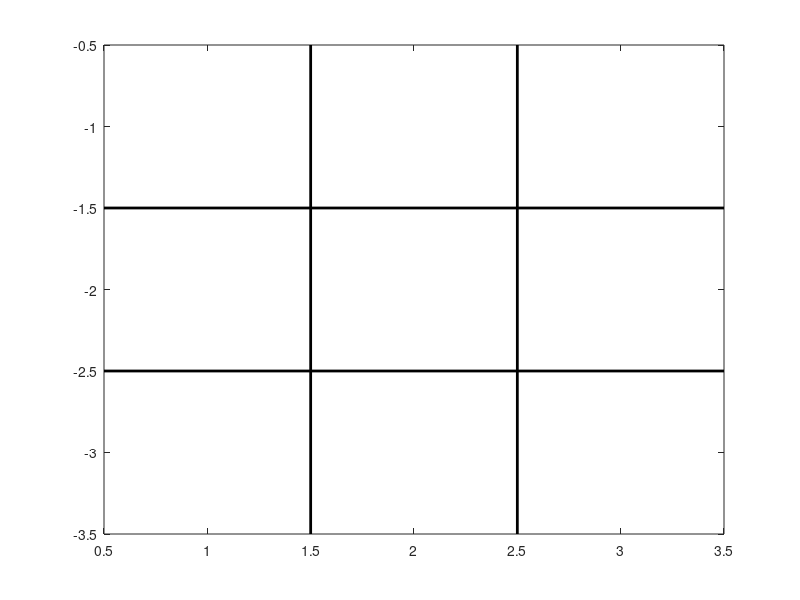

MATLAB code for this plot: (Note: this script raises an error after producing the figure.)
board = zeros(3,3);
% Draw Board
figure
plot([.5 3.5],[-1.5 -1.5], 'k','linewidth',2);
hold on
plot([.5 3.5],[-2.5 -2.5], 'k','linewidth',2)
plot([1.5 1.5],[-.5 -3.5], 'k','linewidth',2)
plot([2.5 2.5],[-.5 -3.5], 'k','linewidth',2)
hold off
axis on

if 'playerMove1' ~= 1|2|3|4|5|6|7|8|9
    disp('Please pick a number between 1 and 9')
    
end

if ismember(playerMove1, moves)
else
    disp('Pick again')
end